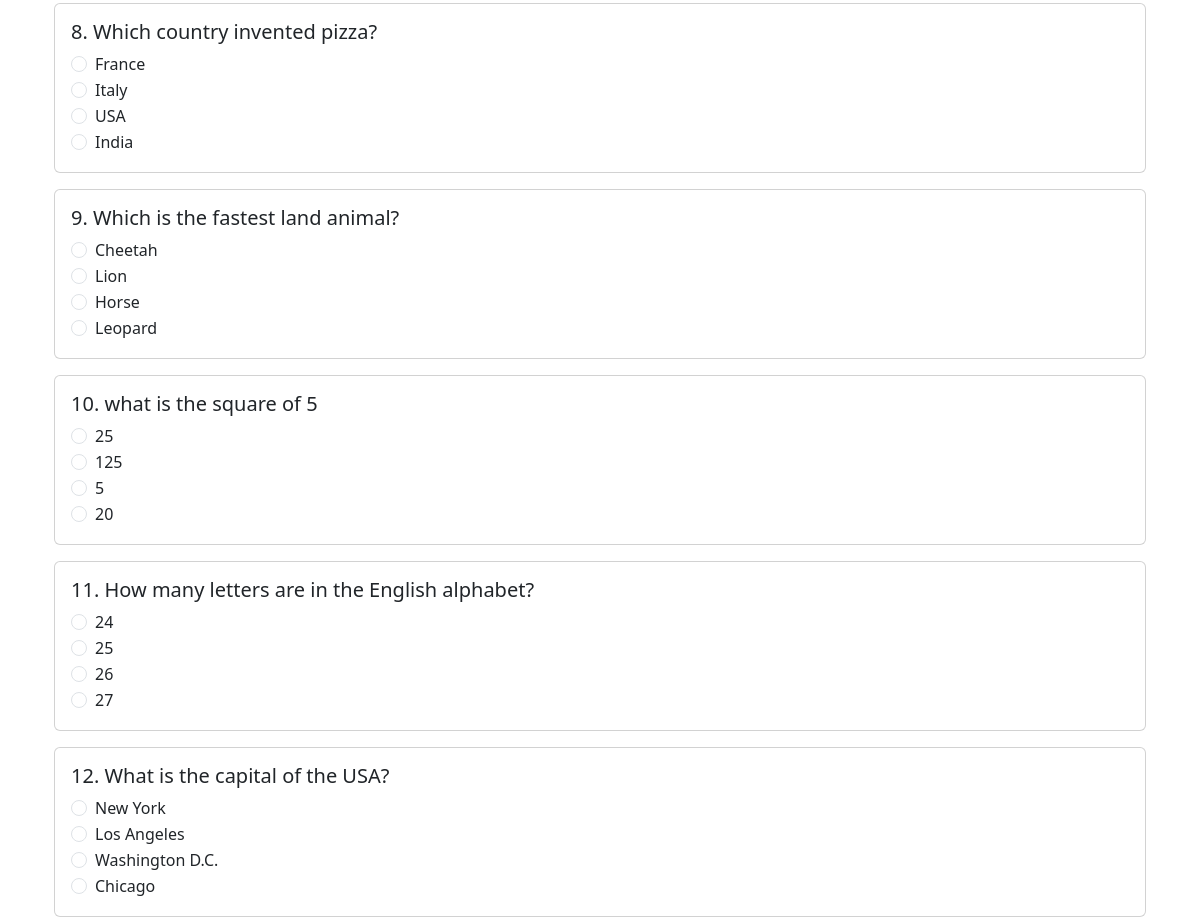
The page /quiz (signed in, middle part) on the database as committed earlier.
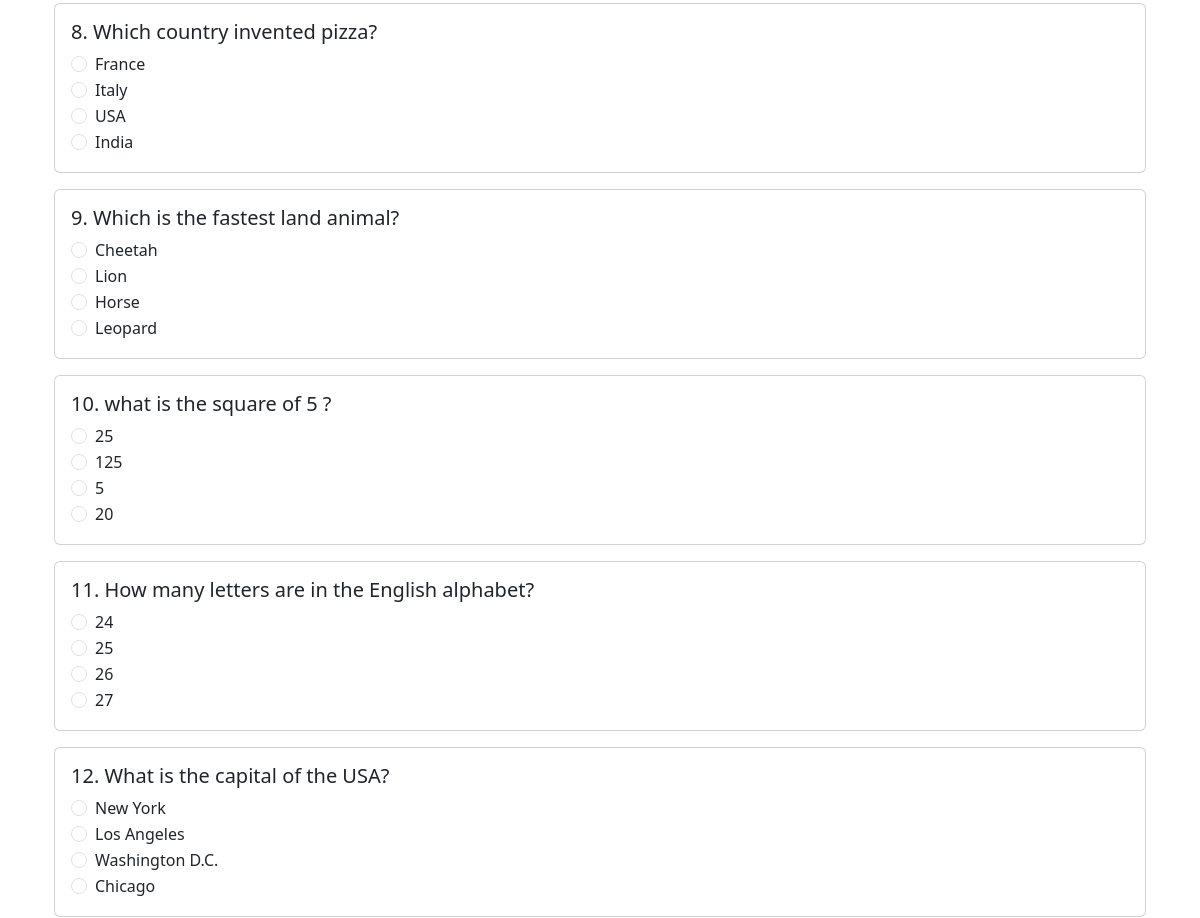
The same page on the database as committed later.
### tables this page shows
CREATE TABLE questions (
    id INTEGER PRIMARY KEY AUTOINCREMENT,
    question TEXT NOT NULL,
    option_a TEXT NOT NULL,
    option_b TEXT NOT NULL,
    option_c TEXT NOT NULL,
    option_d TEXT NOT NULL,
    correct_option TEXT NOT NULL
);

### app.py (the view)
@app.route('/quiz', methods=['GET', 'POST'])
def quiz():
    if 'user_id' not in session:
        flash("Please login first", "warning")
        return redirect(url_for('login'))
    db_conn = get_db()
    if request.method == 'POST':
        score = 0
        for key in request.form:
            if key.startswith('answer_'):
                q_id = key.split('_')[1]
                user_answer = request.form.get(key)
                cur = db_conn.execute("SELECT correct_option FROM questions WHERE id = ?", (q_id,))
                question = cur.fetchone()
                if question and user_answer == question['correct_option']:
                    score += 1
        db_conn.execute("INSERT INTO results (user_id, score) VALUES (?, ?)", (session['user_id'], score))
        db_conn.commit()
        flash(f"You scored {score} out of 20", "info")
        return redirect(url_for('result'))
    else:
        cur = db_conn.execute("SELECT * FROM questions ORDER BY RANDOM() LIMIT 20")
        questions = cur.fetchall()
        return render_template('quiz.html', questions=questions)

### app.py (called while the page is built)
def get_db():
    database = getattr(g, '_database', None)
    if database is None:
        database = g._database = sqlite3.connect(DATABASE)
        database.row_factory = sqlite3.Row  # Allow accessing columns by name
    return database

@app.teardown_appcontext
def close_connection(exception):
    database = getattr(g, '_database', None)
    if database is not None:
        database.close()

### templates/quiz.html (shortened to what this page needs)
{% extends "base.html" %}
{% block content %}
<div class="container mt-4">
  <form method="post">
    {% if questions %}
      {% for question in questions %}
        <div class="card my-3">
          <div class="card-body">
            <h5 class="card-title">{{ loop.index }}. {{ question.question }}</h5>
            <div class="form-check">
              <input class="form-check-input" type="radio" name="answer_{{ question.id }}" value="a" required>
              <label class="form-check-label">{{ question.option_a }}</label>
            </div>
            <div class="form-check">
              <input class="form-check-input" type="radio" name="answer_{{ question.id }}" value="b">
              <label class="form-check-label">{{ question.option_b }}</label>
            </div>
            <div class="form-check">
              <input class="form-check-input" type="radio" name="answer_{{ question.id }}" value="c">
              <label class="form-check-label">{{ question.option_c }}</label>
            </div>
            <div class="form-check">
              <input class="form-check-input" type="radio" name="answer_{{ question.id }}" value="d">
              <label class="form-check-label">{{ question.option_d }}</label>
            </div>
          </div>
        </div>
      {% endfor %}
    {% else %}
      <p class="text-danger">No questions available. Please contact the admin.</p>
    {% endif %}
  </form>
</div>
{% endblock %}

### templates/base.html (shortened to what this page needs)
<!DOCTYPE html>
<html lang="en">
<head>
  <link href="https://cdn.jsdelivr.net/npm/bootstrap@5.3.0/dist/css/bootstrap.min.css" rel="stylesheet">
  <link rel="stylesheet" href="https://cdnjs.cloudflare.com/ajax/libs/animate.css/4.1.1/animate.min.css"/>
</head>
<body>
  <div class="container mt-4">
    {% block content %}{% endblock %}
  </div>
</body>
</html>

Rows that differ between the two databases and show on the page:
removed questions: question "what is the square of 5", option_a "25", option_b "125", option_c "5", option_d "20"
added questions: question "what is the square of 5 ?", option_a "25", option_b "125", option_c "5", option_d "20"
